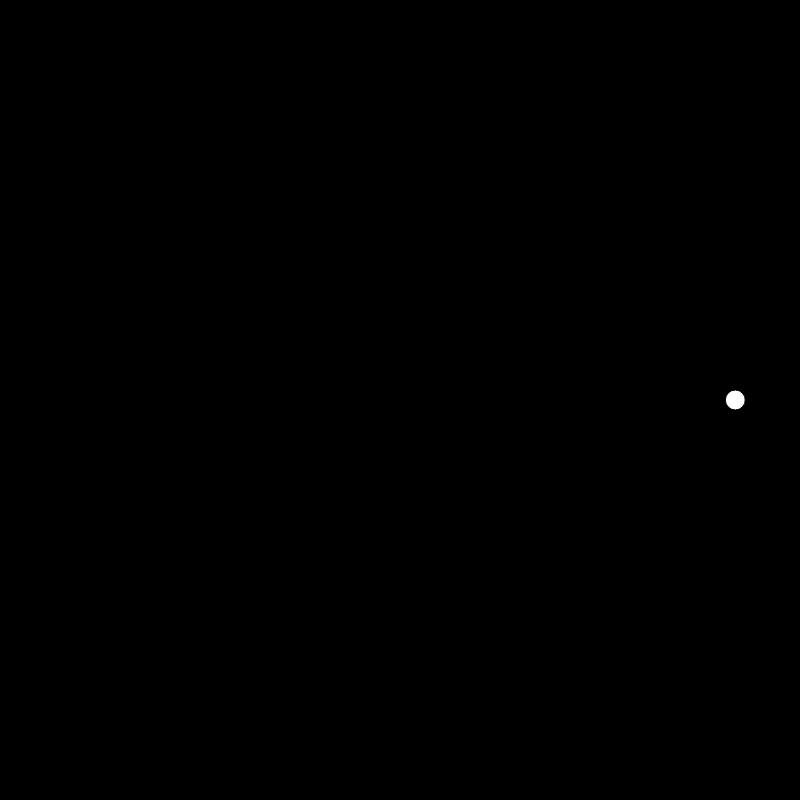
Frame 1 (no input)
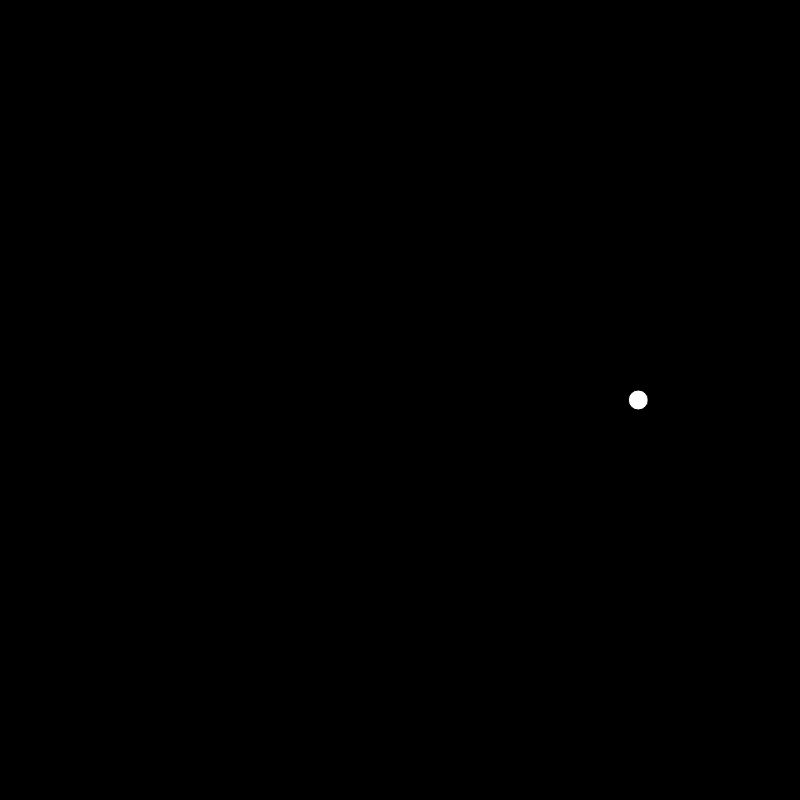
Frame 60 (no input)
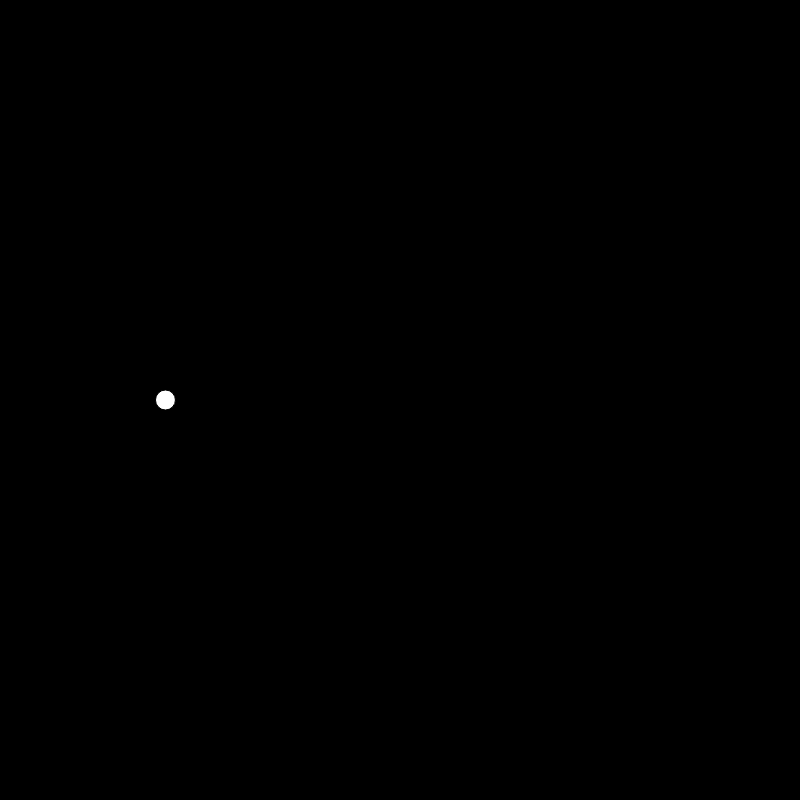
Frame 120 (the mouse pressed at the canvas centre since frame 60)

The p5.js sketch that drew these frames (run headless with seeded random() and noise() and a simulated clock; from frame 60 on, the mouse is pressed at the canvas centre):

// p5.js sketch
// ── sketch.js
let radio;
let addedTime = 0;

function setup() {
  createCanvas(800, 800);
  radio = createRadio();
  radio.option("additive");
  radio.option("amplitude");
  radio.option("frequency");
  radio.selected("additive");
}

function draw() {
  background(0);
  const time = Date.now() / 1000;
  let x;
  switch (radio.value()) {
    case "additive":
      x = map(sin(time) + sin(time * 4.72), -2, 2, 0, width);
      break;
    case "amplitude":
      const mod = map(sin(time), -1, 1, 0, 1);
      x = map(mod * sin(time * 5), -1, 1, 0, width);
      break;
    case "frequency":
      const adder = map(sin(time), -1, 1, 0.01, 0.15);
      addedTime += adder;
      x = map(sin(addedTime), -1, 1, 0, width);
      break;
  }
  circle(x, 400, 20);
}
